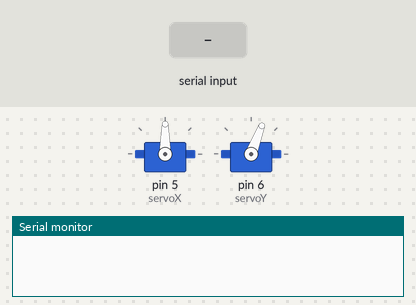
The sketch below on a simulated Arduino Uno, built with avr-gcc and run on an emulated ATmega328P. Shown: 2 × servo, the last lines printed to the serial monitor. The inputs (shaded band) are chosen by the test bench.

Above: at 1.7 s.
1.8 s: "1 90 45\n" received over the second serial link
At 3.1 s:
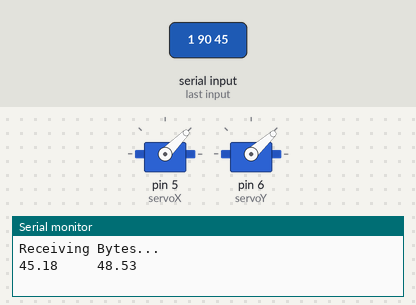
Timing chart, 0 to 5.5 s (numbered marks = the images above; inputs shaded):
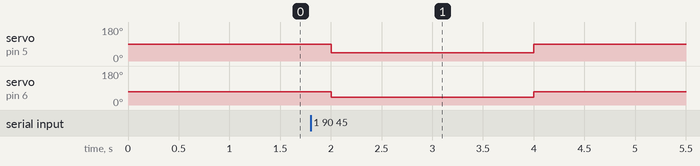

Measured:
- after the input at 1.8 s, servo on pin 5 (servoX): 90° → 45° after 0.20 s, → 90° 2.0 s later; servo on pin 6 (servoY): 69° → 42° after 0.20 s, → 69° 2.0 s later

The sketch:

Camera_XY.ino
```cpp
#include <SoftwareSerial.h>
#include <Servo.h>
#include <math.h>

SoftwareSerial Bluet (10, 11);   //Tx Rx
Servo servoX, servoY;

// 316, 464

const int maxX = 316, maxY = 464;
const double range = 90 * (M_PI/180);

String aux = "";
unsigned long time;

int turn = 1;

double xc, yc, toWriteX, toWriteY;

char c;
int n = 0;

boolean once = false;

void setup() {

  Serial.begin(38400);
  Bluet.flush();
  delay(500);
  Bluet.begin(38400);
  reset();

  servoX.attach(5);
  servoY.attach(6);

}

void loop() {

  if (Bluet.available() > 0){
    once = false;
    Serial.println("Receiving Bytes...");

    time = millis();

    while (Bluet.available() > 0){
      c = char(Bluet.read());
      //Serial.print(c);
      if(!(c == '(' || c == ')')){
        if(!(c == ' ')){
          aux += c;

        }else{

          if(turn == 1){
            xc = aux.toInt();
            toWriteX = 90 + (atan((xc - maxX/2) / ((maxX/2)/tan(range/2))) * (180 / M_PI));
            Serial.print(toWriteX);
            Serial.print("     ");
            aux = "";
            turn++;

        }else if(turn == 2){
            yc = aux.toInt();
            toWriteY = 80 + (atan((yc - maxY/2) / ((maxY/2)/tan(range/2))) * (180 / M_PI));
            Serial.println(toWriteY);
            aux = "";
            turn = 1;
            servoX.write(toWriteX);
            servoY.write(toRDeg(toWriteY));
        }
        }
      }

    }
  }

  if(millis() - time > 1000){                              //Giving a 5 seconds timeout for the Bluetooth "packages"

    if(!once){

      delay(1000);
      reset();
      once = true;

    }
  }
}

void reset(){

  servoX.write(90);
  servoY.write(toRDeg(80));

}

double toRDeg(double des){
  return des / 1.15;
}
```
